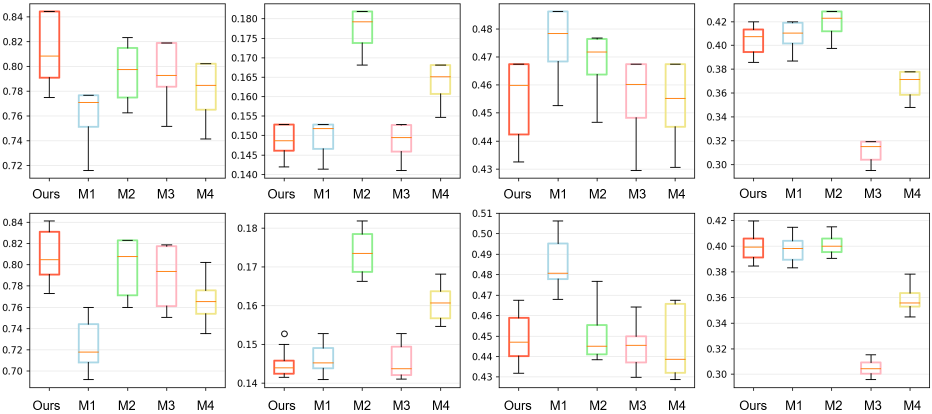
#> input picture code/testgraphon/graphonalignment/src/code/images/exp1/exp1.png, 1864 x 828 px (shown at 1/2 size)
$ python process_img.py
#> lines starting #> are read from the running program, lines starting #| are printed output that depends on the picture
import cv2 as cv
import numpy as np
import os, sys


def process_epx3():
    path = "images/exp3/"
    res = "images/exp3 resize/"
    files = os.listdir(path)

    for file in files:
        img = cv.imread(path+file)
        img = img[85:525, 170:850]
        cv.imwrite(res+file, img)

def process_exp1():
    path = "images/exp1/"
    res = "images/exp1 resize/"

    img = cv.imread(path+"exp1.png")
#> img is the input picture: shape (828, 1864, 3); mean B, G, R 244.2, 245.2, 245.9
    h, w, _ = img.shape
#> h = 828; w = 1864
    r = 2
    c = 4
    sub_h = h//r
#> sub_h = 414
    sub_w = w//c-4
#> sub_w = 462
    for i in range(r):
        for j in range(c):
            sub_img = img[sub_h*i: sub_h*(i+1), (sub_w+j*j)*j: (sub_w+j*j)*(j+1), :]
            print(sub_img.shape)
            cv.imwrite(res+"exp 1-%d-%d.png" % (i,j), sub_img)
#> this loop made 2 passes
#> pass 1, in process_exp1, `cv.imwrite(res+"exp 1-%d-%d.png" % (i,j), sub_img)`:
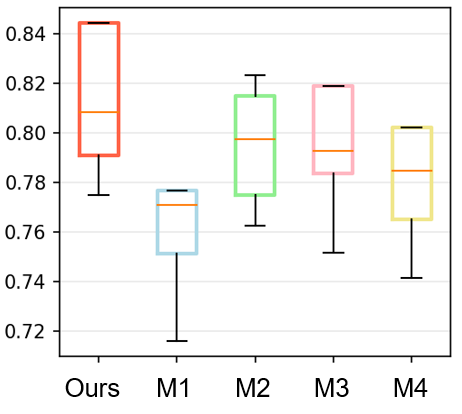
#> saved as exp 1-0-0.png: shape (414, 462, 3); mean B, G, R 243.4, 244.7, 245.7
#> pass 1, in process_exp1, `cv.imwrite(res+"exp 1-%d-%d.png" % (i,j), sub_img)`:
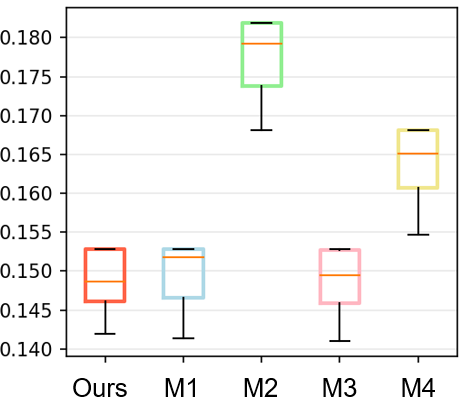
#> saved as exp 1-0-1.png: shape (414, 463, 3); mean B, G, R 243.6, 244.5, 245.1
#> pass 1, in process_exp1, `cv.imwrite(res+"exp 1-%d-%d.png" % (i,j), sub_img)`:
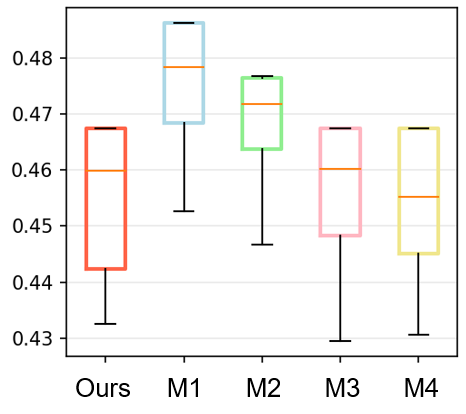
#> saved as exp 1-0-2.png: shape (414, 466, 3); mean B, G, R 243.4, 244.6, 245.8
#> pass 1, in process_exp1, `cv.imwrite(res+"exp 1-%d-%d.png" % (i,j), sub_img)`:
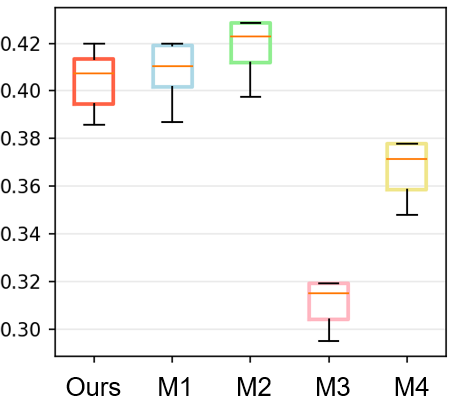
#> saved as exp 1-0-3.png: shape (414, 451, 3); mean B, G, R 244.8, 245.6, 246.2


if __name__ == "__main__":
    process_exp1()
